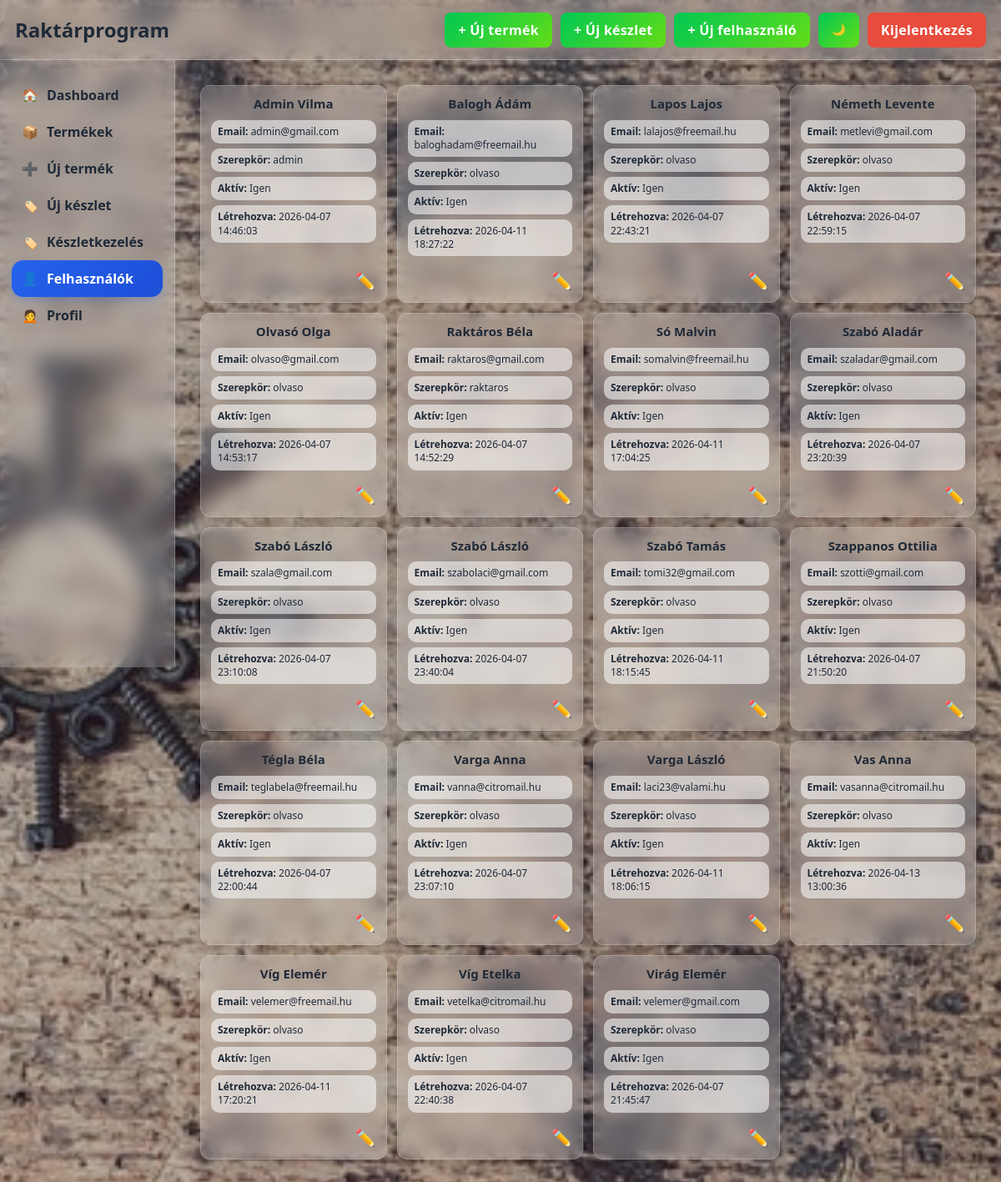
Screenshot of /felhasznalok.php (signed in) with the database file from the repository.
### tables this page shows
CREATE TABLE `felhasznalo` (
  `felhasznalo_id` int(11) NOT NULL,
  `felhasznalonev` varchar(100) NOT NULL,
  `email` varchar(255) NOT NULL,
  `jelszo_hash` varchar(255) NOT NULL,
  `aktiv` tinyint(1) DEFAULT 1,
  `letrehozva` datetime DEFAULT current_timestamp()
);

CREATE TABLE `szerepkor` (
  `szerepkor_id` int(11) NOT NULL,
  `nev` varchar(50) NOT NULL
);

### includes/auth.php (called while the page is built, shortened)
<?php
if (!function_exists('has_permission')) {
    function has_permission(string $permissionCode): bool
    {
        $permissions = $_SESSION['permissions'] ?? [];
        return is_array($permissions) && in_array($permissionCode, $permissions, true);
    }
}

### felhasznalok.php (the view, shortened to what this page needs)
<?php
require_once 'includes/auth.php';
require_once 'includes/db.php';
include 'includes/header.php';
include 'includes/navbar.php';
$stmt = $pdo->query("
    SELECT
        f.felhasznalo_id,
        f.felhasznalonev,
        f.email,
        f.aktiv,
        f.letrehozva,
        sz.nev AS szerepkor
    FROM felhasznalo f
    LEFT JOIN felhasznalo_szerepkor fsz ON f.felhasznalo_id = fsz.felhasznalo_id
    LEFT JOIN szerepkor sz ON fsz.szerepkor_id = sz.szerepkor_id
    ORDER BY f.felhasznalonev ASC
");
$felhasznalok = $stmt->fetchAll();
?>
<div class="main-layout">
    <?php include 'includes/sidebar.php'; ?>
    <main class="content">
        <div class="mobile-product-list">
            <?php if (empty($felhasznalok)): ?>
                <div class="product-card">
                    <div class="product-card-body">
                        <h3 class="product-card-title">Nincs még felhasználó</h3>
                    </div>
                </div>
            <?php else: ?>
                <?php foreach ($felhasznalok as $f): ?>
                    <div class="product-card">
                        <div class="product-card-body">
                            <h3 class="product-card-title">
                                <?= htmlspecialchars($f['felhasznalonev'], ENT_QUOTES, 'UTF-8') ?>
                            </h3>
                            <div class="product-card-grid">
                                <p><strong>Email:</strong> <?= htmlspecialchars($f['email'], ENT_QUOTES, 'UTF-8') ?></p>
                                <p><strong>Szerepkör:</strong> <?= htmlspecialchars($f['szerepkor'] ?? '-', ENT_QUOTES, 'UTF-8') ?></p>
                                <p><strong>Aktív:</strong> <?= ((int)$f['aktiv'] === 1) ? 'Igen' : 'Nem' ?></p>
                                <p><strong>Létrehozva:</strong> <?= htmlspecialchars((string)($f['letrehozva'] ?? '-'), ENT_QUOTES, 'UTF-8') ?></p>
                            </div>
                            <div class="card-actions">
                                <a href="felhasznalo_szerkesztes.php?id=<?= (int)$f['felhasznalo_id'] ?>" class="edit-btn" aria-label="Szerkesztés">✏️</a>
                            </div>
                        </div>
                    </div>
                <?php endforeach; ?>
            <?php endif; ?>
        </div>
    </main>
</div>
<?php include 'includes/footer.php'; ?>

### includes/header.php (shortened to what this page needs)
<!DOCTYPE html>
<html lang="hu">
<head>
    <link rel="stylesheet" href="assets/css/style.css">
    <link rel="stylesheet" href="assets/css/responsive.css">
    <link rel="stylesheet" href="assets/css/login.css">
</head>
<body>

### includes/navbar.php (shortened to what this page needs)
<?php
$currentPage = basename($_SERVER['PHP_SELF']);
?>
<div class="navbar">
    <h1>Raktárprogram</h1>
    <div class="nav-right">
        <?php if (has_permission('TERMEK_KEZEL') && $currentPage !== 'uj_termek.php'): ?>
            <a href="uj_termek.php" class="btn">+ Új termék</a>
        <?php endif; ?>
        <?php if (has_permission('RAKTARKESZLET_KEZEL') && $currentPage !== 'uj_keszlet.php'): ?>
            <a href="uj_keszlet.php" class="btn">+ Új készlet</a>
        <?php endif; ?>
        <?php if (has_permission('FELHASZNALO_KEZEL') && $currentPage !== 'uj_felhasznalo.php'): ?>
            <a href="uj_felhasznalo.php" class="btn">+ Új felhasználó</a>
        <?php endif; ?>
        <button type="button" id="darkToggle" class="btn">🌙</button>
        <a href="logout.php" class="btn cancel">Kijelentkezés</a>
    </div>
</div>

### includes/sidebar.php (shortened to what this page needs)
<?php
$currentPage = basename($_SERVER['PHP_SELF'] ?? '');
function isSidebarActive(array $pages, string $currentPage): string
{
    return in_array($currentPage, $pages, true) ? 'active' : '';
}
$canViewProducts = function_exists('has_permission') ? has_permission('TERMEK_OLVAS') : false;
$canManageProducts = function_exists('has_permission') ? has_permission('TERMEK_KEZEL') : false;
$canManageStock = function_exists('has_permission') ? has_permission('RAKTARKESZLET_KEZEL') : false;
$canManageUsers = function_exists('has_permission') ? has_permission('FELHASZNALO_KEZEL') : false;
?>
<div class="sidebar">
    <ul>
        <li class="<?= isSidebarActive(['index.php'], $currentPage) ?>">
            <a href="index.php" style="display:flex;align-items:center;gap:10px;width:100%;text-decoration:none;color:inherit;">
                <span class="nav-icon">🏠</span>
                <span class="nav-text">Dashboard</span>
            </a>
        </li>
        <?php if ($canViewProducts): ?>
            <li class="<?= isSidebarActive(['termekek.php', 'termek_reszletek.php', 'termek_szerkesztes.php'], $currentPage) ?>">
                <a href="termekek.php" style="display:flex;align-items:center;gap:10px;width:100%;text-decoration:none;color:inherit;">
                    <span class="nav-icon">📦</span>
                    <span class="nav-text">Termékek</span>
                </a>
            </li>
        <?php endif; ?>
        <?php if ($canManageProducts): ?>
            <li class="<?= isSidebarActive(['uj_termek.php'], $currentPage) ?>">
                <a href="uj_termek.php" style="display:flex;align-items:center;gap:10px;width:100%;text-decoration:none;color:inherit;">
                    <span class="nav-icon">➕</span>
                    <span class="nav-text">Új termék</span>
                </a>
            </li>
        <?php endif; ?>
        <?php if ($canManageStock): ?>
            <li class="<?= isSidebarActive(['uj_keszlet.php', 'keszlet_szerkesztes.php'], $currentPage) ?>">
                <a href="uj_keszlet.php" style="display:flex;align-items:center;gap:10px;width:100%;text-decoration:none;color:inherit;">
                    <span class="nav-icon">🏷️</span>
                    <span class="nav-text">Új készlet</span>
                </a>
            </li>
        <?php endif; ?>
        <?php if ($canManageStock): ?>
            <li class="<?= isSidebarActive(['termekek.php', 'termek_reszletek.php', 'termek_szerkesztes.php'], $currentPage) ?>">
                <a href="termekek.php?mode=out" style="display:flex;align-items:center;gap:10px;width:100%;text-decoration:none;color:inherit;">
                    <span class="nav-icon">🏷️</span>
                    <span class="nav-text">Készletkezelés</span>
                </a>
            </li>
        <?php endif; ?>
        <?php if ($canManageUsers): ?>
            <li class="<?= isSidebarActive(['felhasznalok.php', 'uj_felhasznalo.php', 'felhasznalo_szerkesztes.php'], $currentPage) ?>">
                <a href="felhasznalok.php" style="display:flex;align-items:center;gap:10px;width:100%;text-decoration:none;color:inherit;">
                    <span class="nav-icon">👤</span>
                    <span class="nav-text">Felhasználók</span>
                </a>
            </li>
        <?php endif; ?>
            <li class="<?= isSidebarActive(['profil.php', 'jelszocsere.php'], $currentPage) ?>">
                <a href="profil.php" style="display:flex;align-items:center;gap:10px;width:100%;text-decoration:none;color:inherit;">
                    <span class="nav-icon">🙍</span>
                    <span class="nav-text">Profil</span>
                </a>
            </li>
    </ul>
</div>

### includes/footer.php (shortened to what this page needs)
</body>
</html>

### assets/css/style.css (style rules this page uses)
* { margin: 0; padding: 0; box-sizing: border-box; }
body { font-family: 'Segoe UI', Arial, sans-serif; color: #2f3640; background: linear-gradient(rgba(0, 0, 0, 0.22), rgba(0, 0, 0, 0.22)), url('/VizsgaPHP/raktarprogram/assets/images/all-bg.jpg') center center / cover no-repeat fixed; }
.navbar { display: flex; justify-content: space-between; align-items: center; gap: 16px; width: 100%; min-height: 72px; padding: 14px 18px; background: rgba(255, 255, 255, 0.2); backdrop-filter: blur(12px); -webkit-backdrop-filter: blur(12px); border-bottom: 1px solid rgba(255, 255, 255, 0.28); box-shadow: 0 4px 14px rgba(0, 0, 0, 0.06); position: sticky; top: 0; z-index: 1000; }
.navbar h1 { margin: 0; font-size: 24px; line-height: 1; color: #1f2937; white-space: nowrap; flex-shrink: 0; }
.nav-right { display: flex; align-items: center; gap: 10px; flex-wrap: nowrap; margin-left: auto; }
.nav-right .btn, .nav-right a { height: 42px; padding: 0 16px; display: inline-flex; align-items: center; justify-content: center; white-space: nowrap; }
.sidebar { width: 235px; min-width: 235px; flex-shrink: 0; padding: 20px 14px; background: rgba(255, 255, 255, 0.2); backdrop-filter: blur(12px); -webkit-backdrop-filter: blur(12px); border-right: 1px solid rgba(255, 255, 255, 0.22); position: sticky; top: 72px; height: calc(100vh - 72px); overflow-y: auto; overflow-x: hidden; z-index: 1000; transition: width 0.25s ease, min-width 0.25s ease, padding 0.25s ease; }
.sidebar ul { list-style: none; width: 100%; }
.sidebar li { display: flex; align-items: center; gap: 10px; width: 100%; min-width: 0; padding: 11px 12px; border-radius: 14px; cursor: pointer; color: #1f2937; font-weight: 700; transition: 0.2s ease; white-space: normal; overflow: hidden; }
.nav-text { display: block; min-width: 0; white-space: normal; overflow-wrap: anywhere; word-break: break-word; line-height: 1.25; }
.sidebar li.active { background: linear-gradient(135deg, #2563eb, #1d4ed8); color: #ffffff; font-weight: 600; box-shadow: 0 4px 10px rgba(37, 99, 235, 0.25); }
.nav-icon { font-size: 16px; flex-shrink: 0; width: 20px; text-align: center; display: inline-block; }
.main-layout { display: flex; width: 100%; min-height: calc(100vh - 72px); }
.content { flex: 1; min-width: 0; padding: 30px; }
.btn { display: inline-block; background: linear-gradient(135deg, #00c853, #64dd17); color: white; border: none; border-radius: 8px; text-decoration: none; cursor: pointer; font-weight: 600; letter-spacing: 0.3px; transition: 0.2s ease; }
.cancel { background: #e74c3c; }
.edit-btn { color: #f59e0b; text-decoration: none; font-size: 20px; transition: 0.2s ease; }
.mobile-product-list { display: grid; grid-template-columns: repeat(auto-fit, minmax(220px, 1fr)); gap: 16px; min-width: 0; }
.product-card { min-width: 0; box-sizing: border-box; overflow: hidden; margin-bottom: 0; padding: 14px; background: rgba(255, 255, 255, 0.2); backdrop-filter: blur(10px); -webkit-backdrop-filter: blur(10px); border: 1px solid rgba(255, 255, 255, 0.18); border-radius: 16px; box-shadow: 0 8px 22px rgba(0, 0, 0, 0.12); display: flex; flex-direction: column; height: 100%; }
.product-card-body { display: flex; flex-direction: column; gap: 10px; min-width: 0; flex: 1; }
.product-card-title { margin: 0; font-size: 16px; font-weight: 700; text-align: center; color: #1f2937; line-height: 1.25; }
.product-card-grid { display: grid; gap: 6px; min-width: 0; }
.product-card-grid p { margin: 0; padding: 7px 9px; font-size: 12px; line-height: 1.35; color: #1f2937; background: rgba(255, 255, 255, 0.55); border-radius: 10px; word-break: break-word; }
.card-actions { display: flex; justify-content: flex-end; gap: 10px; padding-top: 6px; margin-top: auto; flex-wrap: wrap; }

### assets/css/responsive.css (style rules this page uses)
@media (max-width: 1400px) { .mobile-product-list { grid-template-columns: repeat(auto-fit, minmax(210px, 1fr)); gap: 14px; } }
@media (max-width: 1200px) { .mobile-product-list { grid-template-columns: repeat(auto-fit, minmax(200px, 1fr)); gap: 12px; } }
@media (max-width: 1200px) { .sidebar { width: 210px; min-width: 210px; } }
@media (max-width: 1200px) { .product-card { padding: 12px; border-radius: 12px; } }
@media (max-width: 1200px) { .product-card-title { font-size: 15px; } }
@media (max-width: 1200px) { .product-card-grid p, .product-card-note { font-size: 12px; padding: 6px 8px; } }

### rows the page displays
felhasznalo: felhasznalonev "Admin Vilma", email "admin@gmail.com", szerepkor.nev "admin", aktiv "Igen", letrehozva "2026-04-07 14:46:03"
felhasznalo: felhasznalonev "Balogh Ádám", email "baloghadam@freemail.hu", szerepkor.nev "olvaso", aktiv "Igen", letrehozva "2026-04-11 18:27:22"
felhasznalo: felhasznalonev "Lapos Lajos", email "lalajos@freemail.hu", szerepkor.nev "olvaso", aktiv "Igen", letrehozva "2026-04-07 22:43:21"
felhasznalo: felhasznalonev "Németh Levente", email "metlevi@gmail.com", szerepkor.nev "olvaso", aktiv "Igen", letrehozva "2026-04-07 22:59:15"
felhasznalo: felhasznalonev "Olvasó Olga", email "olvaso@gmail.com", szerepkor.nev "olvaso", aktiv "Igen", letrehozva "2026-04-07 14:53:17"
felhasznalo: felhasznalonev "Raktáros Béla", email "raktaros@gmail.com", szerepkor.nev "raktaros", aktiv "Igen", letrehozva "2026-04-07 14:52:29"
felhasznalo: felhasznalonev "Só Malvin", email "somalvin@freemail.hu", szerepkor.nev "olvaso", aktiv "Igen", letrehozva "2026-04-11 17:04:25"
felhasznalo: felhasznalonev "Szabó Aladár", email "szaladar@gmail.com", szerepkor.nev "olvaso", aktiv "Igen", letrehozva "2026-04-07 23:20:39"
felhasznalo: felhasznalonev "Szabó László", email "szala@gmail.com", szerepkor.nev "olvaso", aktiv "Igen", letrehozva "2026-04-07 23:10:08"
felhasznalo: felhasznalonev "Szabó László", email "szabolaci@gmail.com", szerepkor.nev "olvaso", aktiv "Igen", letrehozva "2026-04-07 23:40:04"
felhasznalo: felhasznalonev "Szabó Tamás", email "tomi32@gmail.com", szerepkor.nev "olvaso", aktiv "Igen", letrehozva "2026-04-11 18:15:45"
felhasznalo: felhasznalonev "Szappanos Ottilia", email "szotti@gmail.com", szerepkor.nev "olvaso", aktiv "Igen", letrehozva "2026-04-07 21:50:20"
felhasznalo: felhasznalonev "Tégla Béla", email "teglabela@freemail.hu", szerepkor.nev "olvaso", aktiv "Igen", letrehozva "2026-04-07 22:00:44"
felhasznalo: felhasznalonev "Varga Anna", email "vanna@citromail.hu", szerepkor.nev "olvaso", aktiv "Igen", letrehozva "2026-04-07 23:07:10"
felhasznalo: felhasznalonev "Varga László", email "laci23@valami.hu", szerepkor.nev "olvaso", aktiv "Igen", letrehozva "2026-04-11 18:06:15"
felhasznalo: felhasznalonev "Vas Anna", email "vasanna@citromail.hu", szerepkor.nev "olvaso", aktiv "Igen", letrehozva "2026-04-13 13:00:36"
felhasznalo: felhasznalonev "Víg Elemér", email "velemer@freemail.hu", szerepkor.nev "olvaso", aktiv "Igen", letrehozva "2026-04-11 17:20:21"
felhasznalo: felhasznalonev "Víg Etelka", email "vetelka@citromail.hu", szerepkor.nev "olvaso", aktiv "Igen", letrehozva "2026-04-07 22:40:38"
felhasznalo: felhasznalonev "Virág Elemér", email "velemer@gmail.com", szerepkor.nev "olvaso", aktiv "Igen", letrehozva "2026-04-07 21:45:47"
